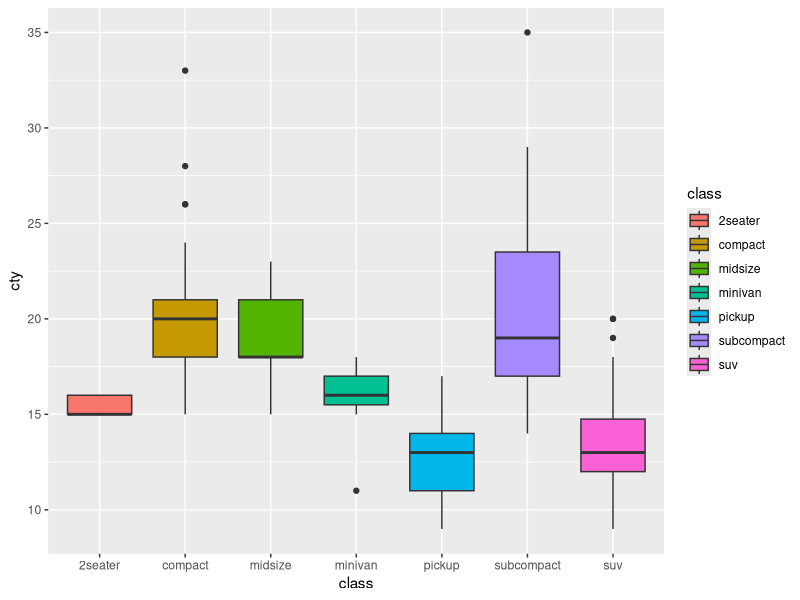

Write R code to recreate this figure.
## ---- chunk 1
library(tidyverse)
knitr::opts_chunk$set(warning = F, message = F,
                      fig.height = 7, fig.width = 7)
## ---- chunk 2
ggplot(mpg) +
  geom_boxplot(aes(x = class, y = cty, fill = class))
